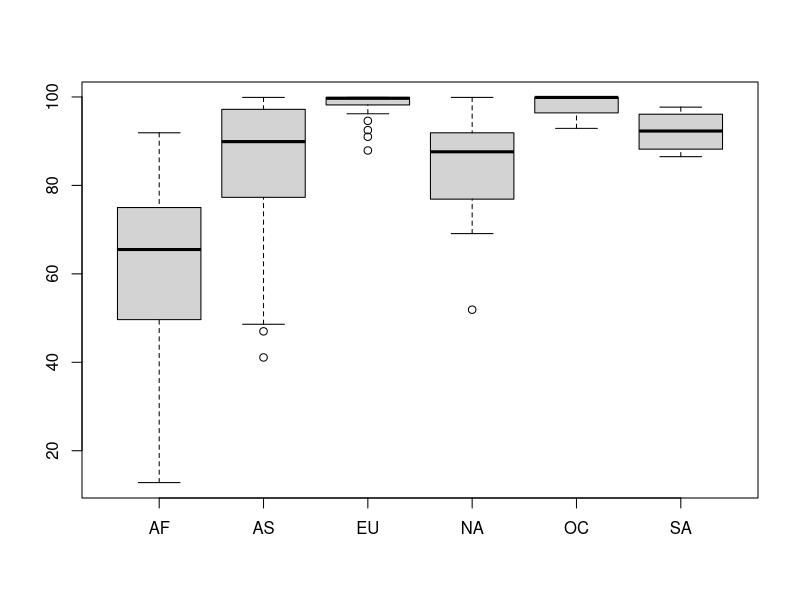
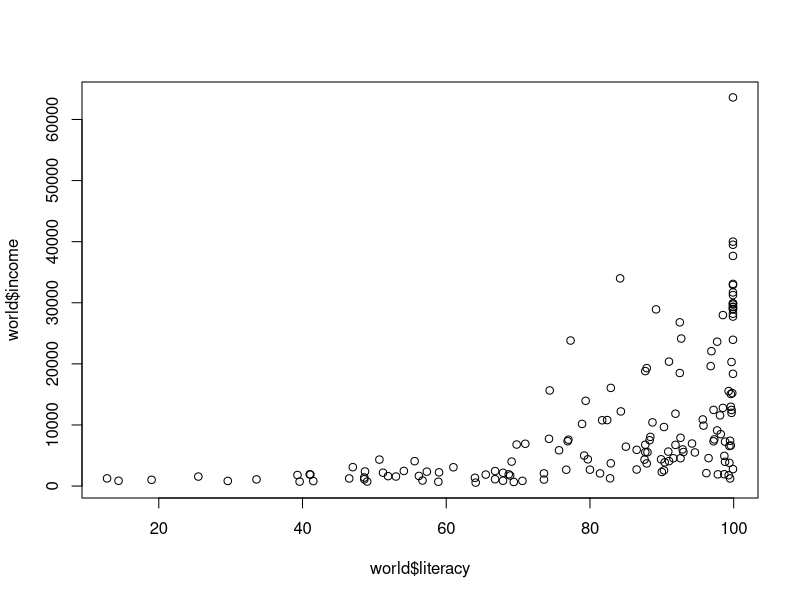
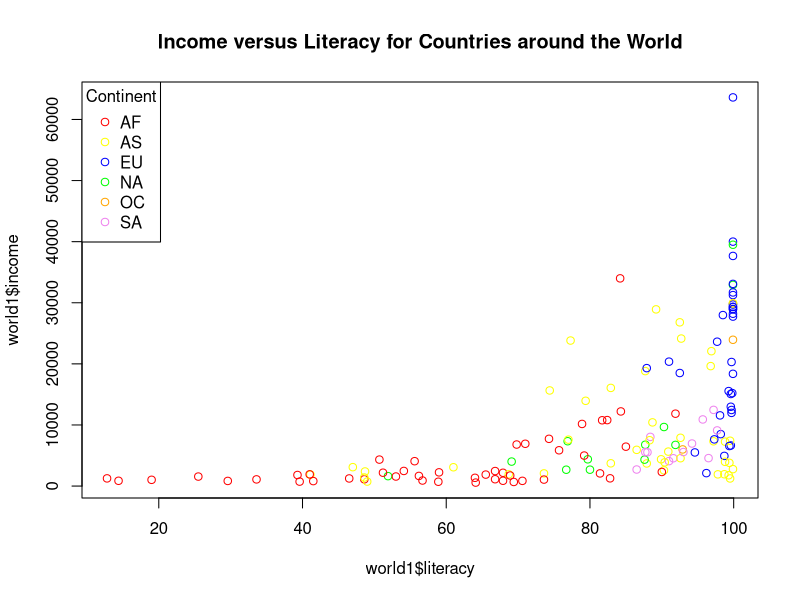

The R script that drew these images, in order:
## ---- chunk 1
#getwd()
#phys = physicians/1000 population, un.date= date joined the UN
conts = read.csv('ISLR/Data/conts.csv', na.string='.',stringsAsFactors=FALSE)
world = read.csv('ISLR/Data/world.csv', na.string='.',stringsAsFactors=FALSE)
head(conts)
head(world)
## ---- chunk 2
world1 = merge(world, conts, by='country')
head(world1)
## ---- chunk 3
sum(world1$cont.x == 'EU')
table(world1$cont.x)
## ---- chunk 4
boxplot(split(world1$literacy, world1$cont.x))
## ---- chunk 5
plot(world$literacy,world$income)
## ---- chunk 6
# before converting to factor
mode(world1$cont.x) # character
class(world1$cont.x) # character

world1$cont.x = factor(world1$cont.x)

# after converting to factor
mode(world1$cont.x) # numeric
class(world1$cont.x) # factor

levels(world1$cont.x)
mycolors = c('red','yellow','blue','green','orange','violet')

plot(world1$literacy, world1$income, col=mycolors[world1$cont.x])
legend('topleft',legend=levels(world1$cont.x),col=mycolors,pch=1,title='Continent')
title('Income versus Literacy for Countries around the World')
